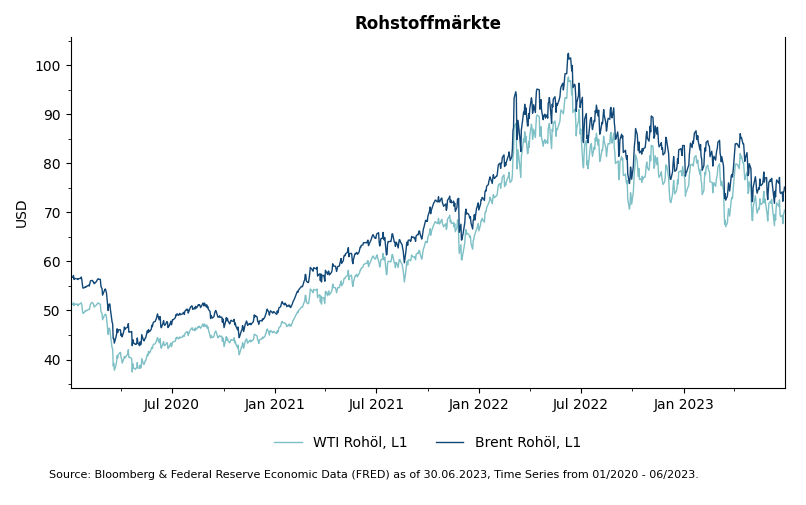

Source code (Python):
from matplotlib.ticker import MultipleLocator

from charting.charts.time_series_chart import TimeSeriesChart
import matplotlib.dates as mdates
from examples import fred, blp

if __name__ == '__main__':
    d1, t1 = blp.get_series(series_id='CLA Comdty', observation_start="20200101")
    d2, t2 = blp.get_series(series_id='COA Comdty', observation_start="20200101")

    chart = TimeSeriesChart(title="Rohstoffmärkte", num_y_axes=1)

    chart.configure_y_axis(axis_index=0, label="USD", minor_locator=MultipleLocator(5))

    major_locator = mdates.MonthLocator(interval=6)
    minor_locator = mdates.MonthLocator(interval=3)

    major_formatter = mdates.DateFormatter("%b %Y")
    chart.configure_x_axis(major_formatter=major_formatter, minor_locator=minor_locator, major_locator=major_locator)

    chart.add_data(x=d1.index, y=d1['y'], label="WTI Rohöl", y_axis=0)
    chart.add_data(x=d2.index, y=d2['y'], label="Brent Rohöl", y_axis=0)

    chart.legend(frameon=False, ncol=2)

    chart.plot(path="oil.png")
